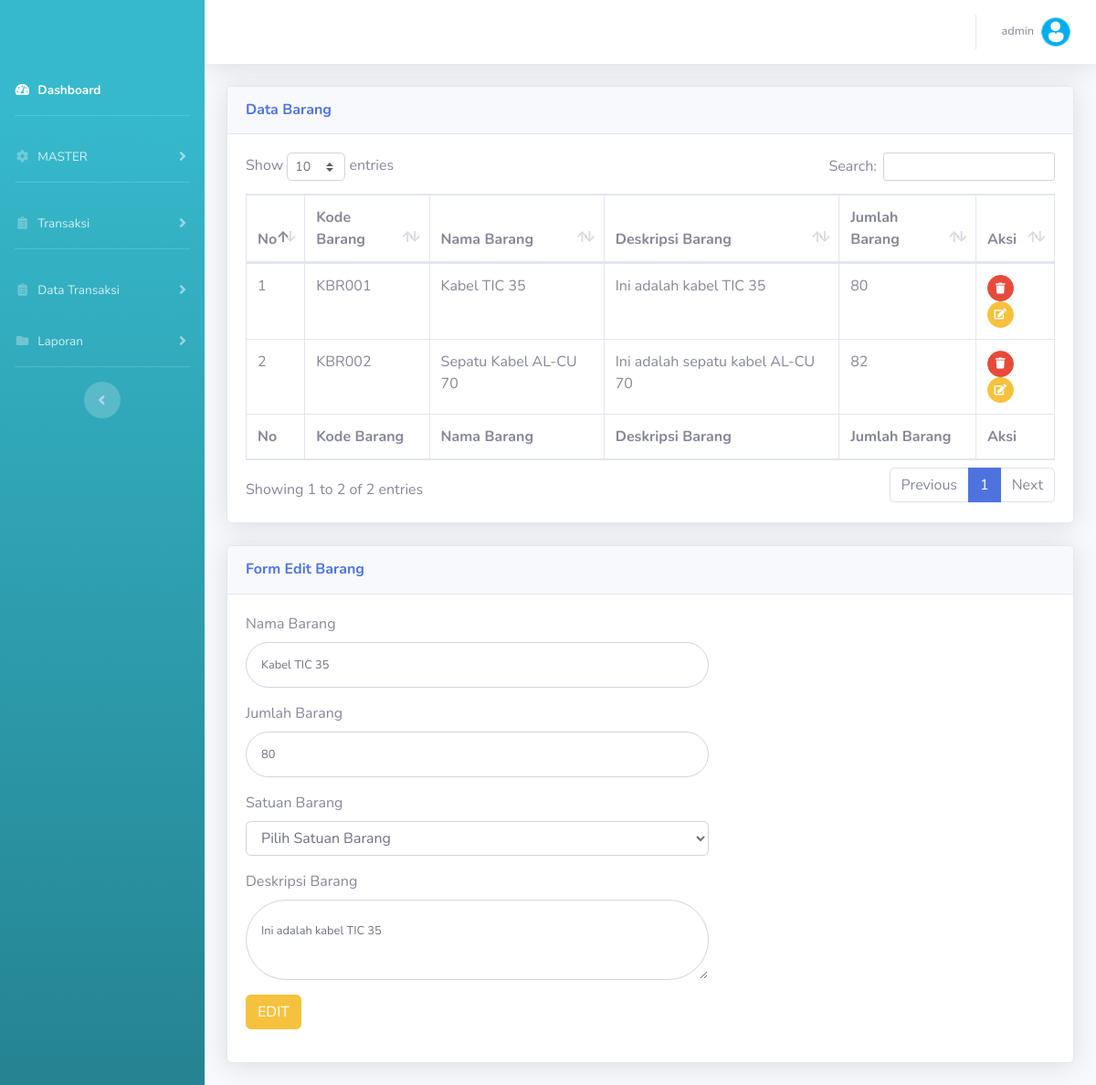
Page /v_barang.php?edit&id=KBR001 (signed in) on the committed database.
### tables this page shows
CREATE TABLE `tbl_barang` (
  `kodebarang` varchar(20) NOT NULL,
  `namabarang` varchar(100) NOT NULL,
  `deskripsibarang` text NOT NULL,
  `jumlahbarang` int(11) NOT NULL,
  `satuan` varchar(20) NOT NULL
);

### v_barang.php (the view, shortened to what this page needs)
<?php include 'head.php'; ?>
        <div class="container-fluid">
          <div class="card shadow mb-4">
            <div class="card-header py-3">
              <h6 class="m-0 font-weight-bold text-primary">Data Barang</h6>
            </div>
            <div class="card-body">
              <div class="table-responsive">
                <table class="table table-bordered" id="dataTable" width="100%" cellspacing="0">
                  <thead>
                    <tr>
                      <th>No</th>
                      <th>Kode Barang</th>
                      <th>Nama Barang</th>
                      <th>Deskripsi Barang</th>
                      <th>Jumlah Barang</th>
                      <th>Aksi</th>
                    </tr>
                  </thead>
                  <tfoot>
                    <tr>
                      <th>No</th>
                      <th>Kode Barang</th>
                      <th>Nama Barang</th>
                      <th>Deskripsi Barang</th>
                      <th>Jumlah Barang</th>
                      <th>Aksi</th>
                    </tr>
                  </tfoot>
                  <tbody>
                  <?php $qwr=mysqli_query($koneksi,"SELECT * from tbl_barang");
                  $no=1;
                        while ($data=mysqli_fetch_array($qwr)){
                  ?>
                    <tr>
                      <td><?php echo $no++;; ?></td>
                      <td><?php echo $data['kodebarang']; ?></td>
                      <td><?php echo $data['namabarang']; ?></td>
                      <td><?php echo $data['deskripsibarang']; ?></td>
                      <td><?php echo $data['jumlahbarang']; ?></td>
                      <td>
                        <a href="models/m_barang.php?del&id=<?php echo $data['kodebarang'] ?>" class="btn btn-danger btn-circle btn-sm" title="HAPUS" onclick="javascript: return confirm('Apakah anda yakin menghapus data?')"><i class="fas fa-trash"></i></a>
                        <a href="?edit&id=<?php echo $data['kodebarang'] ?>" class="btn btn-warning btn-circle btn-sm" title="EDIT"><i class="fas fa-edit"></i></a>
                      </td>
                    </tr>
                  <?php } ?>
                  </tbody>
                </table>
              </div>
            </div>
          </div>
          <div class="card shadow mb-4">
            <div class="card-header py-3">
              <?php if (isset($_GET['edit'])) { ?>
                <h6 class="m-0 font-weight-bold text-primary">Form Edit Barang</h6>
              <?php }else{ ?>
                <h6 class="m-0 font-weight-bold text-primary">Form Tambah Barang</h6>
              <?php } ?>
            </div>
            <div class="card-body">
              <div class="row">
                <div class="col-7">
                  <?php if (isset($_GET['edit'])) {
                      $qwe=mysqli_query($koneksi,"SELECT * from tbl_barang where kodebarang='$_GET[id]'");
                      while ($row=mysqli_fetch_array($qwe)) { ?>
                    <form class="user" action="models/m_barang.php" method="POST">
                      <div class="form-group">
                        <label>Nama Barang</label>
                        <input type="text" class="form-control form-control-user" name="namabarang" placeholder="Masukkan Nama Barang" value="<?php echo $row['namabarang'] ?>">
                      </div>
                      <div class="form-group">
                        <label>Jumlah Barang</label>
                        <input type="text" class="form-control form-control-user" name="jumlahbarang" placeholder="Masukkan Jumlah Barang" value="<?php echo $row['jumlahbarang'] ?>">
                      </div>
                      <div class="form-group">
                        <label>Satuan Barang</label>
                        <select class="form-control form-control" name="satuanbarang">
                        <option value="0">Pilih Satuan Barang</option>
                        </select>
                      </div>
                      <div class="form-group">
                        <label>Deskripsi Barang</label>
                        <textarea class="form-control form-control-user" name="deskripsibarang"><?php echo $row['deskripsibarang']; ?></textarea>
                      </div>
                      <div class="form-group row">
                        <div class="col-sm-3 mb-3 mb-sm-0">
                          <input type="submit" class="btn btn-warning" name="editdata" value="EDIT">
                        </div>
                      </div>
                  </form>
                  <?php
                      }
                  } ?>
                </div>
              </div>
          </div>
        </div>
        </div>
      </div>
      <?php include 'foot.php'; ?>

### rows in the picture
tbl_barang: kodebarang "KBR001", namabarang "Kabel TIC 35", deskripsibarang "Ini adalah kabel TIC 35", jumlahbarang "80"
tbl_barang: kodebarang "KBR002", namabarang "Sepatu Kabel AL-CU 70", deskripsibarang "Ini adalah sepatu kabel AL-CU 70", jumlahbarang "82"

### other values in the picture
$_SESSION['nama'] "admin"
